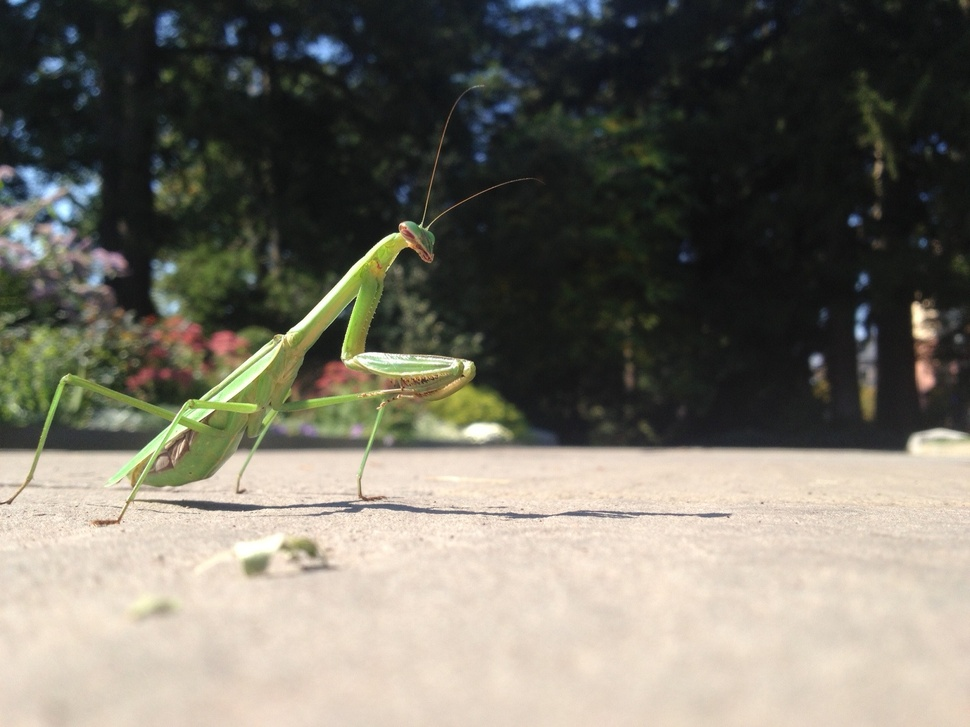
#> input picture images/mantis.jpg, 970 x 727 px, shrunk from 1632 x 1224 before the run
$ python dilatetest2.py
#> lines starting #> are read from the running program, lines starting #| are printed output that depends on the picture
import numpy as np
import cv2
import cv


cv2.namedWindow("w1", cv.CV_WINDOW_AUTOSIZE)
cv2.namedWindow("w2", cv.CV_WINDOW_AUTOSIZE)

m = cv2.imread('images/mantis.jpg')
#> m is the input picture: shape (727, 970, 3); mean B, G, R 102.6, 113.7, 117.2
cv2.imshow('w1', m)


def local_max(image):
    lm = 5
    ones = np.ones([lm,lm])
    # ones[lm/2,lm/2] = 1
    a = image >= cv2.dilate(image, ones)
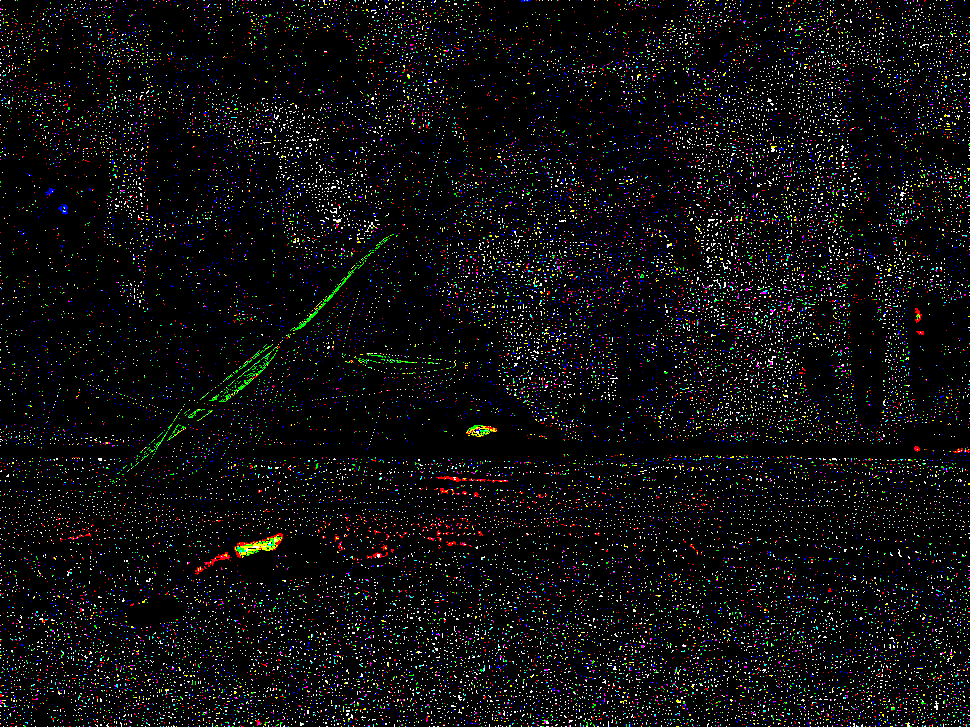
#> a: shape (727, 970, 3) bool; mean B, G, R 0.0487, 0.0476, 0.0494
    return a * 255

m2 = local_max(m)

cv2.imshow('w1', m)
cv2.imshow('w2', m2)

raw_input()
